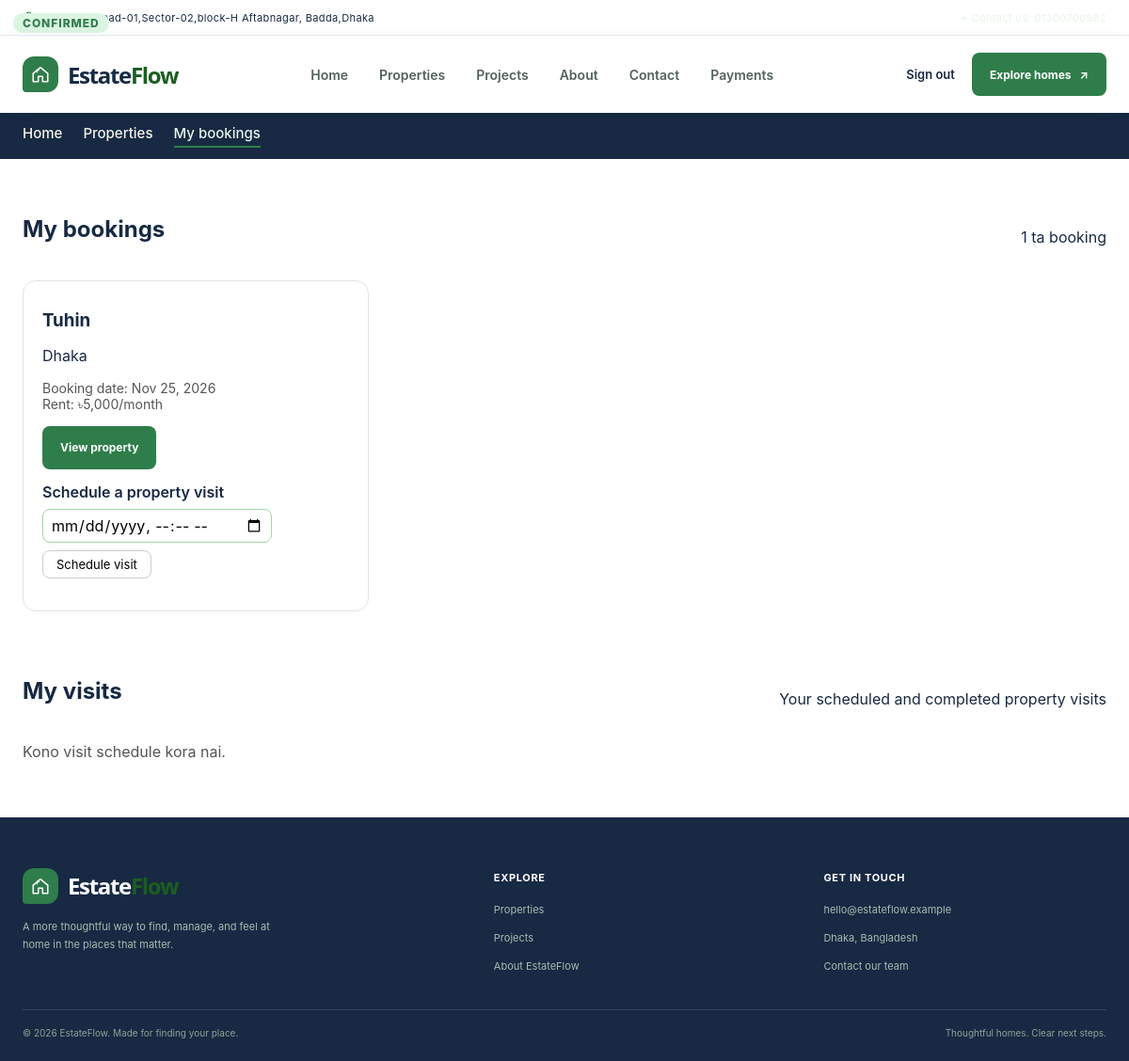
The app's page /frontend/user/my_bookings.php (signed in) with its own data.
### tables this page shows
CREATE TABLE `bookings` (
  `booking_id` bigint UNSIGNED NOT NULL,
  `property_id` bigint UNSIGNED NOT NULL,
  `customer_id` bigint UNSIGNED NOT NULL,
  `booking_date` datetime NOT NULL,
  `status` enum('pending','approved','cancelled') NOT NULL DEFAULT 'pending',
  `created_at` datetime NOT NULL DEFAULT CURRENT_TIMESTAMP
);

CREATE TABLE `properties` (
  `property_id` bigint UNSIGNED NOT NULL,
  `owner_id` bigint UNSIGNED NOT NULL,
  `title` varchar(100) NOT NULL,
  `property_type` enum('flat','land','commercial') NOT NULL,
  `address` varchar(255) NOT NULL,
  `area_sqft` decimal(10,2) DEFAULT NULL,
  `price` decimal(12,2) DEFAULT NULL,
  `monthly_rent` decimal(12,2) DEFAULT NULL,
  `flat_details` varchar(100) NOT NULL,
  `status` enum('available','sold','rented') NOT NULL DEFAULT 'available',
  `description` text,
  `created_at` datetime NOT NULL DEFAULT CURRENT_TIMESTAMP,
  `imagas` varchar(100) NOT NULL
);

### frontend/user/my_bookings.php (the view, shortened to what this page needs)
<?php
$userId = (int)($_SESSION['user_id'] ?? 0);
$customerId = 0;
if ($userId > 0) {
  $customerStmt = $conn->prepare('SELECT customer_id FROM customers WHERE user_id = ? LIMIT 1');
  $customerStmt->bind_param('i', $userId);
  $customerStmt->execute();
  $customer = $customerStmt->get_result()->fetch_assoc();
  $customerId = (int)($customer['customer_id'] ?? 0);
}
$stmt = $conn->prepare("SELECT b.booking_id, b.property_id, b.booking_date, b.status,
                               p.title, p.address, p.property_type, p.price, p.monthly_rent,
                               (SELECT v.visit_time
                                FROM visits v
                                WHERE v.booking_id = b.booking_id AND v.status = 'scheduled'
                                ORDER BY v.visit_time
                                LIMIT 1) AS scheduled_visit_time,
                               EXISTS(SELECT 1 FROM visits vc
                                      WHERE vc.booking_id = b.booking_id AND vc.status = 'completed') AS visit_completed
                        FROM bookings b
                        LEFT JOIN properties p ON p.property_id = b.property_id
                        WHERE b.customer_id = ?
                        ORDER BY b.booking_date DESC");
$stmt->bind_param('i', $customerId);
$stmt->execute();
$bookings = $stmt->get_result();
$total    = $bookings->num_rows;
$stmt2 = $conn->prepare("SELECT v.visit_id, v.booking_id, v.property_id, v.visit_time, v.status,
                                b.status AS booking_status, p.title, p.address, p.status AS property_status,
                                p.price, p.monthly_rent,
                                bi.interest_type, bi.status AS interest_status,
                                (SELECT pay.status
                                 FROM agreements ag
                                 JOIN payments pay ON pay.agreement_id = ag.agreement_id
                                 WHERE ag.booking_id = b.booking_id
                                 ORDER BY pay.payment_id DESC
                                 LIMIT 1) AS payment_status
                         FROM visits v
                         JOIN bookings b ON b.booking_id = v.booking_id
                         LEFT JOIN properties p ON p.property_id = v.property_id
                         LEFT JOIN booking_interests bi ON bi.booking_id = b.booking_id
                         WHERE v.customer_id = ?
                         ORDER BY v.visit_time DESC");
$stmt2->bind_param('i', $customerId);
$stmt2->execute();
$visits = $stmt2->get_result();
function statusLabel($s)
{
  return $s === 'approved' ? 'Confirmed' : ucfirst($s);
}
?>
<!DOCTYPE html>
<html lang="en">
<head>
  <link rel="stylesheet" href="partials/style.css">
</head>
<body>
  <?php include __DIR__ . '/partials/customar_header.php'; ?>
  <nav class="customer-subnav" aria-label="Customer menu">
    <div class="shell">
      <a href="customers_dashboard.php">Home</a>
      <a href="customers_dashboard.php#properties">Properties</a>
      <a href="my_bookings.php" class="active">My bookings</a>
    </div>
  </nav>
  <main>
    <section class="my-section">
      <div class="shell">
        <div class="section-head">
          <h2>My bookings</h2>
          <p><?= $total ?> ta booking</p>
        </div>
        <?php if ($total > 0): ?>
          <div class="my-grid">
            <?php while ($b = $bookings->fetch_assoc()): ?>
              <article class="my-card">
                <span class="badge"><?= htmlspecialchars(ucfirst($b['property_type'] ?? 'Property')) ?></span>
                <span class="badge badge-<?= htmlspecialchars($b['status']) ?>"><?= htmlspecialchars(statusLabel($b['status'])) ?></span>
                <h3><?= htmlspecialchars($b['title'] ?? 'Property removed') ?></h3>
                <p><?= htmlspecialchars($b['address'] ?? '') ?></p>
                <p class="my-meta">
                  Booking date: <?= htmlspecialchars(date('M d, Y', strtotime($b['booking_date']))) ?><br>
                  <?php if ($b['monthly_rent'] !== null): ?>
                    Rent: ৳<?= number_format($b['monthly_rent']) ?>/month
                  <?php elseif ($b['price'] !== null): ?>
                    Price: ৳<?= number_format($b['price']) ?>
                  <?php endif; ?>
                </p>
                <?php if (!empty($b['property_id'])): ?>
                  <a class="button" href="property-details.php?id=<?= (int)$b['property_id'] ?>">View property</a>
                <?php endif; ?>
                <?php if ($b['status'] === 'approved' && !empty($b['scheduled_visit_time'])): ?>
                  <p class="my-meta">
                    Property visit scheduled:
                    <?= htmlspecialchars(date('M d, Y · h:i A', strtotime($b['scheduled_visit_time']))) ?>
                  </p>
                <?php elseif ($b['status'] === 'approved'): ?>
                  <form class="visit-form" method="post">
                    <label for="visit-time-<?= (int)$b['booking_id'] ?>">Schedule a property visit</label>
                    <input id="visit-time-<?= (int)$b['booking_id'] ?>" type="datetime-local"
                           name="visit_time" min="<?= date('Y-m-d\TH:i') ?>" required>
                    <button class="btn-sm" type="submit">Schedule visit</button>
                  </form>
                <?php elseif ($b['status'] === 'pending'): ?>
                  <p class="my-meta">Property visits become available after this booking is approved.</p>
                <?php endif; ?>
              </article>
            <?php endwhile; ?>
          </div>
        <?php else: ?>
          <p class="my-empty">Tumi ekhono kono property booking koro ni.</p>
        <?php endif; ?>
        <div class="section-head">
          <h2>My visits</h2>
          <p>Your scheduled and completed property visits</p>
        </div>
        <?php if ($visits->num_rows > 0): ?>
          <div class="my-grid">
            <?php while ($v = $visits->fetch_assoc()): ?>
              <article class="my-card">
                <span class="badge badge-<?= htmlspecialchars($v['status']) ?>"><?= htmlspecialchars(visitStatusLabel($v['status'])) ?></span>
                <h3><?= htmlspecialchars($v['title'] ?? 'Property removed') ?></h3>
                <p><?= htmlspecialchars($v['address'] ?? '') ?></p>
                <p class="my-meta">Visit: <?= htmlspecialchars(date('M d, Y · h:i A', strtotime($v['visit_time']))) ?></p>
                <?php if ($v['status'] === 'completed' && $v['interest_status'] === 'invoiced'): ?>
                  <?php if (($v['payment_status'] ?? '') === 'paid'): ?>
                    <p class="my-meta"><span class="badge badge-completed">Paid</span>
                      Your <?= htmlspecialchars(ucfirst($v['interest_type'])) ?> payment is complete.
                      <a href="payments.php">View payment</a>
                    </p>
                  <?php else: ?>
                    <p class="my-meta">
                      Your <?= htmlspecialchars(ucfirst($v['interest_type'])) ?> invoice is ready.
                      <a class="btn-sm" href="payments.php">Pay now (bKash / Card)</a>
                    </p>
                  <?php endif; ?>
                <?php elseif ($v['status'] === 'completed' && $v['booking_status'] === 'approved' && $v['property_status'] === 'available'): ?>
                  <?php if ($v['interest_status'] === 'pending'): ?>
                    <p class="my-meta">Your <?= htmlspecialchars(ucfirst($v['interest_type'])) ?> request is waiting for the admin to issue an invoice.</p>
                  <?php else: ?>
                    <p class="my-meta">Buy at the listed sale price or rent for one month. If the sale price is above ৳500,000, a 10% advance (max ৳500,000) is billed online. The amount is shown before you pay.</p>
                  <?php endif; ?>
                  <?php if ((float)$v['price'] > 0 || (float)$v['monthly_rent'] > 0): ?>
                    <form class="visit-form" method="post">
                      <input type="hidden" name="csrf" value="<?= htmlspecialchars($_SESSION['csrf'], ENT_QUOTES, 'UTF-8') ?>">
                      <input type="hidden" name="action" value="request_interest">
                      <input type="hidden" name="id" value="<?= (int)$v['booking_id'] ?>">
                      <div class="my-actions">
                        <?php if ((float)$v['price'] > 0): ?>
                          <button class="btn-sm" name="intent" value="buy" type="submit">Buy · ৳<?= number_format((float)$v['price'], 2) ?></button>
                        <?php endif; ?>
                        <?php if ((float)$v['monthly_rent'] > 0): ?>
                          <button class="btn-sm" name="intent" value="rent" type="submit">Rent · ৳<?= number_format((float)$v['monthly_rent'], 2) ?>/month</button>
                        <?php endif; ?>
                      </div>
                    </form>
                  <?php else: ?>
                    <p class="my-meta">No sale price or monthly rent is listed for this property.</p>
                  <?php endif; ?>
                <?php elseif ($v['status'] === 'completed' && $v['property_status'] !== 'available'): ?>
                  <p class="my-meta">This property is no longer available for a new buy/rent request.</p>
                <?php elseif ($v['status'] === 'scheduled'): ?>
                  <div class="my-actions">
                    <?php if (strtotime($v['visit_time']) <= time()): ?>
                      <form method="post" onsubmit="return confirm('Confirm that you completed this property visit?');">
                        <input type="hidden" name="csrf" value="<?= htmlspecialchars($_SESSION['csrf'], ENT_QUOTES, 'UTF-8') ?>">
                        <input type="hidden" name="action" value="confirm_visit">
                        <input type="hidden" name="id" value="<?= (int)$v['visit_id'] ?>">
                        <button class="btn-sm" type="submit">Mark as visited</button>
                      </form>
                    <?php else: ?>
                      <p class="my-meta">You can mark this visit after its scheduled time.</p>
                    <?php endif; ?>
                    <details class="edit-box">
                      <summary class="btn-sm">Reschedule</summary>
                      <form method="post">
                        <input type="hidden" name="csrf" value="<?= $_SESSION['csrf'] ?>">
                        <input type="hidden" name="action" value="edit_visit">
                        <input type="hidden" name="id" value="<?= (int)$v['visit_id'] ?>">
                        <input type="datetime-local" name="visit_time" required
                          value="<?= date('Y-m-d\TH:i', strtotime($v['visit_time'])) ?>">
                        <button class="btn-sm" type="submit">Save</button>
                      </form>
                    </details>
                    <form method="post" onsubmit="return confirm('Delete this visit?');">
                      <input type="hidden" name="csrf" value="<?= $_SESSION['csrf'] ?>">
                      <input type="hidden" name="action" value="delete_visit">
                      <input type="hidden" name="id" value="<?= (int)$v['visit_id'] ?>">
                      <button class="btn-sm btn-danger" type="submit">Delete</button>
                    </form>
                  </div>
                <?php endif; ?>
              </article>
            <?php endwhile; ?>
          </div>
        <?php else: ?>
          <p class="my-empty">Kono visit schedule kora nai.</p>
        <?php endif; ?>
      </div>
    </section>
  </main>
  <?php include __DIR__ . '/partials/footer.php'; ?>
</body>
</html>

### frontend/user/partials/style.css (style rules this page uses)
:root { color-scheme: light; --ink: #172943; --muted: #667085; --green: #2f7d4a; --green-deep: #172943; --brand: #2f7d4a; --teal: #e7f4ea; --green-soft: #e7f4ea; --mint: #f8fafc; --paper: #ffffff; --line: #e5eaf1; --white: #ffffff; --gold: #66bb6a; --serif: "Manrope", "Segoe UI", Arial, sans-serif; --sans: "Inter", "Segoe UI", Arial, sans-serif; }
* { box-sizing: border-box; }
html { scroll-behavior: smooth; }
body { margin: 0; color: var(--ink); background: var(--paper); font-family: var(--sans); -webkit-font-smoothing: antialiased; }
a { color: inherit; text-decoration: none; }
button, input, select { font: inherit; }
button, a { -webkit-tap-highlight-color: transparent; }
.shell { width: min(1160px, calc(100% - 48px)); margin-inline: auto; }
.button { display: inline-flex; min-height: 46px; align-items: center; justify-content: center; gap: 9px; padding: 0 19px; border: 0; border-radius: 8px; color: var(--ink); background: var(--brand); cursor: pointer; font-size: 12px; font-weight: 700; transition: background .2s ease, transform .2s ease; }
.section-head { display: flex; align-items: end; justify-content: space-between; gap: 24px; margin-bottom: 30px; }
.badge { position: absolute; top: 14px; left: 14px; padding: 7px 10px; border-radius: 4px; color: var(--green); background: var(--paper); font-size: 9px; font-weight: 800; letter-spacing: .08em; text-transform: uppercase; }
.button { border-radius: 8px; font-size: 12px; }
.button { color: var(--white); background: var(--green); }

### frontend/user/my_bookings.php (style rules this page uses)
.my-section { padding: 40px 0 20px; }
.my-section .section-head { margin-bottom: 20px; }
.my-grid { display: grid; grid-template-columns: repeat(auto-fill, minmax(300px, 1fr)); gap: 24px; margin-bottom: 50px; }
.my-card { border: 1px solid #e3e3e3; border-radius: 14px; padding: 20px; background: #fff; }
.my-card h3 { margin: 10px 0 4px; }
.badge { display: inline-block; font-size: 12px; padding: 3px 10px; border-radius: 20px; background: #e8f1f1; margin-right: 6px; }
.badge-approved, .badge-completed { background: #dcf5e3; }
.my-meta { color: #555; font-size: 14px; margin: 8px 0 14px; }
.my-empty { color: #555; margin-bottom: 40px; }
.visit-form { display: flex; align-items: end; flex-wrap: wrap; gap: 8px; margin: 14px 0; }
.visit-form label { width: 100%; font-weight: 600; }
.visit-form input { min-height: 36px; padding: 6px 8px; border: 1px solid #a5d6a7; border-radius: 8px; }
.visit-form button { width: auto; margin: 0; }
.btn-sm { font-size: 13px; padding: 6px 14px; border-radius: 8px; border: 1px solid #ccc; background: #fff; cursor: pointer; }
.customer-subnav { background: var(--green-deep); }
.customer-subnav .shell { display: flex; gap: 22px; padding: 12px 0; flex-wrap: wrap; }
.customer-subnav a { color: #f5f4e9; text-decoration: none; font-size: 15px; font-weight: 500; padding-bottom: 4px; border-bottom: 2px solid transparent; }
.customer-subnav a:hover, .customer-subnav a.active { color: #e8f5e9; border-bottom-color: var(--green); }

### records on screen
bookings: status "CONFIRMED", property.title "Tuhin", property.address "Dhaka", booking_date "Nov 25, 2026", property.monthly_rent "5,000"

### other values on screen
$total "1"
